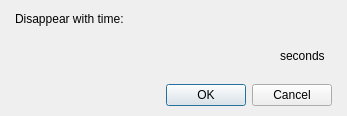
<?xml version="1.0" encoding="UTF-8"?>
<ui version="4.0">
 <class>DialogCommandStopSong</class>
 <widget class="QDialog" name="DialogCommandStopSong">
  <property name="geometry">
   <rect>
    <x>0</x>
    <y>0</y>
    <width>347</width>
    <height>116</height>
   </rect>
  </property>
  <property name="windowTitle">
   <string>Dialog</string>
  </property>
  <layout class="QGridLayout" name="gridLayout">
   <property name="leftMargin">
    <number>15</number>
   </property>
   <property name="topMargin">
    <number>10</number>
   </property>
   <property name="rightMargin">
    <number>15</number>
   </property>
   <property name="bottomMargin">
    <number>10</number>
   </property>
   <item row="0" column="0">
    <layout class="QVBoxLayout" name="verticalLayout_2">
     <property name="spacing">
      <number>15</number>
     </property>
     <item>
      <layout class="QVBoxLayout" name="verticalLayout">
       <item>
        <widget class="QLabel" name="label">
         <property name="text">
          <string>Disappear with time:</string>
         </property>
        </widget>
       </item>
       <item>
        <layout class="QHBoxLayout" name="horizontalLayout">
         <item>
          <widget class="PanelPrimitiveValue" name="panelPrimitiveValueSeconds" native="true">
           <property name="minimumSize">
            <size>
             <width>250</width>
             <height>27</height>
            </size>
           </property>
           <property name="maximumSize">
            <size>
             <width>250</width>
             <height>27</height>
            </size>
           </property>
           <property name="acceptDrops">
            <bool>false</bool>
           </property>
          </widget>
         </item>
         <item>
          <widget class="QLabel" name="label_2">
           <property name="text">
            <string>seconds</string>
           </property>
          </widget>
         </item>
        </layout>
       </item>
      </layout>
     </item>
     <item>
      <widget class="QDialogButtonBox" name="buttonBox">
       <property name="orientation">
        <enum>Qt::Horizontal</enum>
       </property>
       <property name="standardButtons">
        <set>QDialogButtonBox::Cancel|QDialogButtonBox::Ok</set>
       </property>
      </widget>
     </item>
    </layout>
   </item>
  </layout>
 </widget>
 <customwidgets>
  <customwidget>
   <class>PanelPrimitiveValue</class>
   <extends>QWidget</extends>
   <header>panelprimitivevalue.h</header>
   <container>1</container>
  </customwidget>
 </customwidgets>
 <resources/>
 <connections>
  <connection>
   <sender>buttonBox</sender>
   <signal>accepted()</signal>
   <receiver>DialogCommandStopSong</receiver>
   <slot>accept()</slot>
   <hints>
    <hint type="sourcelabel">
     <x>248</x>
     <y>254</y>
    </hint>
    <hint type="destinationlabel">
     <x>157</x>
     <y>274</y>
    </hint>
   </hints>
  </connection>
  <connection>
   <sender>buttonBox</sender>
   <signal>rejected()</signal>
   <receiver>DialogCommandStopSong</receiver>
   <slot>reject()</slot>
   <hints>
    <hint type="sourcelabel">
     <x>316</x>
     <y>260</y>
    </hint>
    <hint type="destinationlabel">
     <x>286</x>
     <y>274</y>
    </hint>
   </hints>
  </connection>
 </connections>
</ui>
